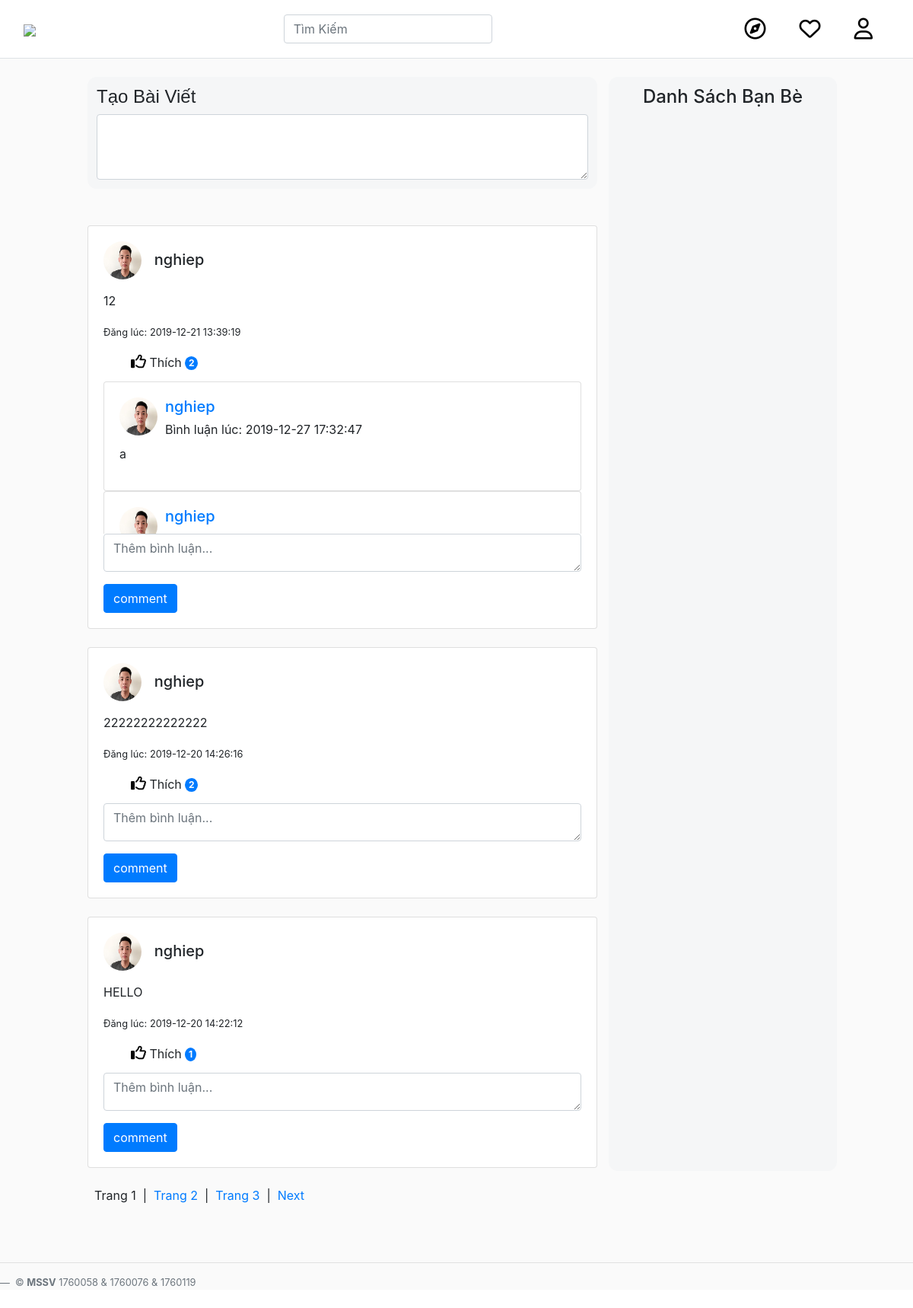
/index.php (signed in), run on the app's committed database.
### tables this page shows
CREATE TABLE `posts` (
  `id` int(11) NOT NULL,
  `userId` int(11) NOT NULL,
  `content` varchar(1024) NOT NULL,
  `createdAt` timestamp NOT NULL DEFAULT current_timestamp() ON UPDATE current_timestamp()
);

CREATE TABLE `users` (
  `id` int(11) NOT NULL,
  `fullname` varchar(255) NOT NULL,
  `phone` varchar(20) NOT NULL,
  `email` varchar(255) NOT NULL,
  `password` varchar(60) NOT NULL,
  `hasAvatar` int(11) DEFAULT 0,
  `status` int(11) DEFAULT 1,
  `code` varchar(16) NOT NULL,
  `code2` varchar(16) NOT NULL
);

CREATE TABLE `comments` (
  `id` int(11) NOT NULL,
  `post_id` int(11) NOT NULL,
  `userId` int(11) NOT NULL,
  `createdAt` datetime NOT NULL DEFAULT current_timestamp(),
  `content` text NOT NULL
);

### functions.php (called while the page is built, shortened)
<?php
function findUserById($id) {
  global $db;
  $stmt = $db->prepare("SELECT * FROM users WHERE id = ?");
  $stmt->execute(array($id));
  $user = $stmt->fetch(PDO::FETCH_ASSOC);
  return $user;
}
  function userLiked($post_id,$userid)
  {
    $conn= mysqli_connect ('localhost','root','', 'doan1');
    $sql = "SELECT * FROM likes WHERE userId=$userid
          AND post_id=$post_id ";
    $result = mysqli_query($conn, $sql);
    if (mysqli_num_rows($result) > 0) {
      return true;
    }else{
      return false;
    }
  }
  function getLikes($id)
    {
      global $db;
      $stmt = $db->prepare("SELECT COUNT(*) FROM likes WHERE post_id = ?");
      $stmt->execute(array($id));
      return $stmt->fetch(PDO::FETCH_ASSOC);
    }
    function getcomment($id){
      global $db;
      $stmt=$db->prepare("SELECT p.id,pc.userId,u.hasAvatar,u.fullname as Fullname,pc.content,pc.createdAt ,u.hasAvatar FROM comments AS pc JOIN users as u on  u.id= pc.userId JOIN posts as p where p.id= pc.post_id and pc.post_id=? ORDER BY pc.createdAt DESC");
      $stmt->execute(array($id));
      $posts = $stmt->fetchAll(PDO::FETCH_ASSOC);
      return $posts;
    }
    function usercommentd($post_id,$userid)
          {
            $conn= mysqli_connect ('localhost','root','', 'doan1');
            $sql = "SELECT * FROM comments WHERE userId=$userid
                  AND post_id=$post_id ";
            $result = mysqli_query($conn, $sql);
            if (mysqli_num_rows($result) > 0) {
              return true;
            }else{
              return false;
            }
          }
  function getNewFeedsForuserId($userId) {
    $conn= mysqli_connect ('localhost','root','', 'doan1');
    $result = mysqli_query ($conn, 'select count(id) as total from posts');
    $row = mysqli_fetch_assoc($result);
    $total_records = $row['total'];
    $current_page = isset($_GET['page']) ? $_GET['page'] : 1;
    $limit = 5;
    $total_page = ceil($total_records/$limit);
    $start = ($current_page - 1) * $limit;
    global $db;
    $friends = getFriends($userId);
    $friendIds = array();
    $friendIds[] = $userId;
    $stmt = $db->prepare("SELECT p.id, p.userId, u.fullname as userFullname, u.hasAvatar as userHasAvatar, p.content, p.createdAt FROM posts as p LEFT JOIN users as u ON u.id = p.userId  WHERE p.userId IN (" . implode(',', $friendIds) .  ") ORDER BY createdAt DESC  LIMIT $start, $limit");
    $stmt->execute();
    $posts = $stmt->fetchAll(PDO::FETCH_ASSOC);
    return $posts;
  }
function getFriends($userId) {
  global $db;
  $stmt = $db->prepare("SELECT * FROM friendship WHERE userId1 = ? OR userId2 = ?");
  $stmt->execute(array($userId, $userId));
  $following = $stmt->fetchAll(PDO::FETCH_ASSOC);
  $friendship = array();
  for ($i = 0; $i < count($following); $i++) {
    $row1 = $following[$i];
    if ($userId == $row1['userId1']) {
      for ($j = 0; $j < count($following); $j++) {
        $row2 = $following[$j];
      }
    }
  }
  return $friendship;
}
?>

### init.php (called while the page is built, shortened)
<?php
require_once('functions.php');
if (isset($_SESSION['userId'])) {
    $currentUser = findUserById($_SESSION['userId']);
  }

### shownew.php (the view, shortened to what this page needs)
<!-- <?php
    require_once 'init.php';
?> -->
<?php
foreach ($newFeeds as $post) :  ?>
<div class="card" style="width: 100vw; margin-top: 2vw">
    <div class="card-body">
        <h5 class="card-title">
            <div class="row">
                <div class="col-1" style="margin-right: 1vw">
                    <?php if ($post['userHasAvatar']) : ?>
                    <img class="avatar" src="./IMG/<?php echo $post['userId'] ?>.jpg">
                    <?php else : ?>
                    <img class="avatar" src="no-avatar.jpg">
                    <?php endif; ?>
                </div>
                <div class="col-10" style="margin-top: 1vw">
                    <?php echo $post['userFullname'] ?>
                </div>
            </div>
        </h5>
        <p class="card-text">
            <p><?php echo $post['content'] ?></p>
            <small>Đăng lúc: <?php echo $post['createdAt'] ?></small>
        </p>
            <?php $countlike=getLikes($post['id']);
                            ;?>
            <div class="btn-group"style="position: relative;bottom:6px;left:23px">
                                                <?php if (userLiked($post['id'],$currentUser['id'])): ?>
                                                <a class="btn"name="unlike"id="unlike"href="like.php?from=index&type=unlike&id=<?php echo $post['id'] ?>"><i style='font-size:20px' class='far fa-thumbs-up'data-toggle="tooltip" title="Cảm xúc của bạn với status này!!"></i> Thích  <span class="badge badge-primary  rounded-circle" ><?php echo implode(" ",$countlike);?></span></a>
                                                <?php endif ?>
                                        </div>&emsp;&emsp;
        <?php $getcomment=getcomment($post['id']);
                                   ?>
                                    <?php if(usercommentd($post['id'],$currentUser['id'])): ?>
                                    <div class="target" style="height:200px;overflow:scroll;" >
                                        <?php foreach ($getcomment as $postss):?>
                                       <div class="card" >
                                       <div class="card-body">
                                                    <h5 class="card-title">
                                                        <?php if($postss['hasAvatar']):?>
                                                        <img class="avatar" src="./IMG/<?php echo $postss['userId'] ?>.jpg">
                                                        <?php else: ?>
                                                        <?php endif ?>
                                                        <a href="profile.php?id=<?php echo $postss['userId'] ?>"><div style="position: absolute; left:80px;top:20px " ><?php echo $postss['Fullname']?> </div> </a>
                                                    </h5>
                                                    <p class="card-text"style="position: absolute; left:80px;top:50px" > Bình luận lúc:
                                                        <?php echo $postss['createdAt'];?>
                                                    </p>
                                                    <p >
                                                        <?php echo $postss['content'];?>
                                                    </p>
                                                    </div>
                                            </div>
                                        <?php endforeach ?>
                                                        </div>
                                    <?php else:?>
                                            <div></div>
                                    <?php endif?>
                                    <form action="comments.php?from=index&type=upcommentindex&id=<?php echo $post['id'] ?>" method="POST" >
                                            <div class="form-group">
                                                <textarea style="height:50px" class="form-control" name="contents" id="contents" rows="3"placeholder="Thêm bình luận..."></textarea>
                                            </div>
                                            <button type="submit" class="btn btn-primary" name="upcomment">comment</button>
                                        </form>
    </div>
    </div>
<?php endforeach; ?>

### CSS/style.css (style rules this page uses)
body { font-family: Arial, Helvetica, sans-serif; margin: auto; }

### InHeader.php (style rules this page uses)
.far { font-size: 28px; cursor: pointer; user-select: none; color: black; }
.avatar { vertical-align: middle; width: 50px; height: 50px; border-radius: 50%; }

### data on the page
posts: userId.fullname "nghiep", content "12", createdAt "2019-12-21 13:39:19", countlike "2"
comments: userId.fullname "nghiep", createdAt "2019-12-27 17:32:47", content "a"
comments: userId.fullname "nghiep"
posts: userId.fullname "nghiep", content "22222222222222", createdAt "2019-12-20 14:26:16", countlike "2"
posts: userId.fullname "nghiep", content "HELLO", createdAt "2019-12-20 14:22:12", countlike "1"
